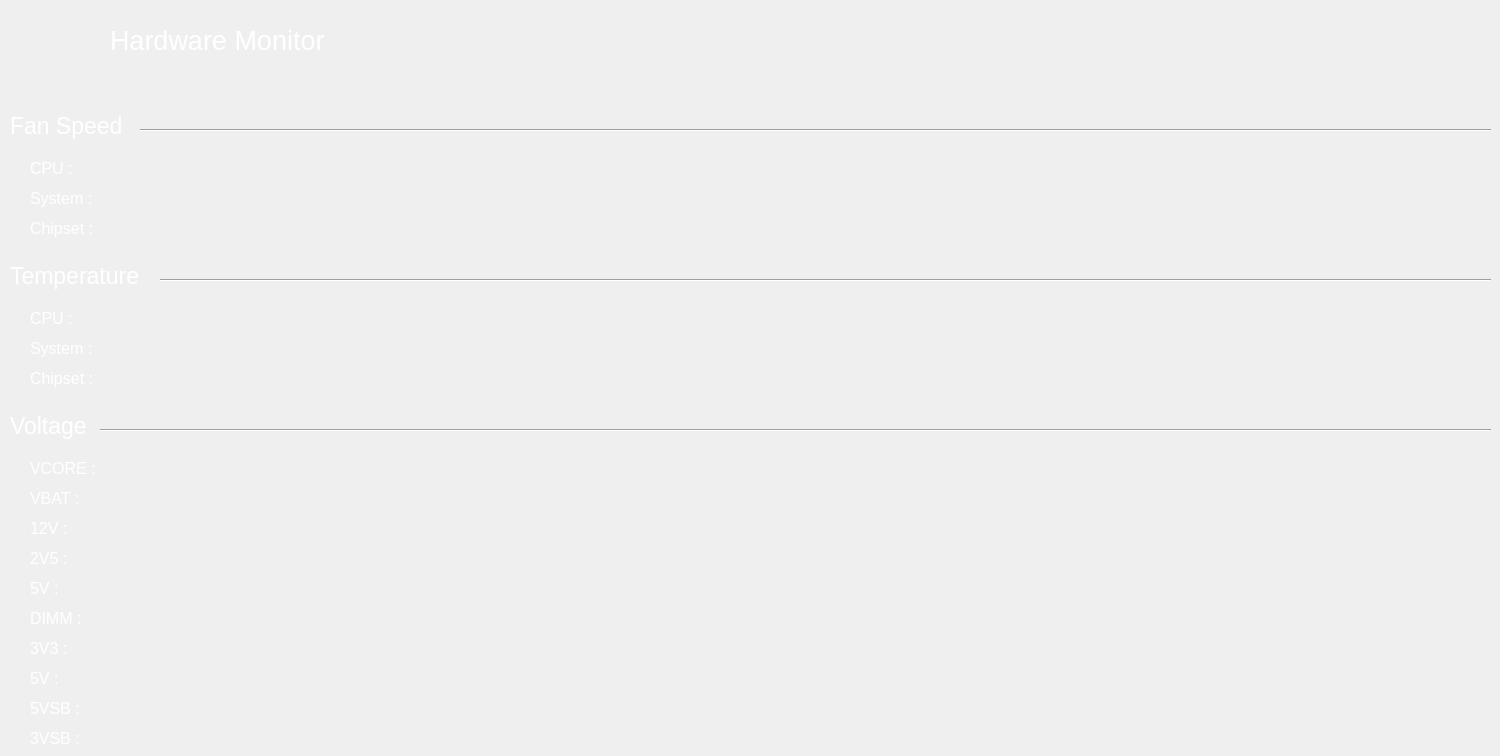
    <widget class="QWidget" name="page_hwm">
     <widget class="Line" name="line_15">
      <property name="geometry">
       <rect>
        <x>100</x>
        <y>420</y>
        <width>1391</width>
        <height>20</height>
       </rect>
      </property>
      <property name="styleSheet">
       <string notr="true"/>
      </property>
      <property name="orientation">
       <enum>Qt::Horizontal</enum>
      </property>
     </widget>
     <widget class="QLabel" name="label_49">
      <property name="geometry">
       <rect>
        <x>10</x>
        <y>110</y>
        <width>121</width>
        <height>31</height>
       </rect>
      </property>
      <property name="font">
       <font>
        <pointsize>17</pointsize>
       </font>
      </property>
      <property name="styleSheet">
       <string notr="true">color: rgb(255, 255, 255);</string>
      </property>
      <property name="text">
       <string>Fan Speed</string>
      </property>
     </widget>
     <widget class="Line" name="line_16">
      <property name="geometry">
       <rect>
        <x>140</x>
        <y>120</y>
        <width>1351</width>
        <height>20</height>
       </rect>
      </property>
      <property name="styleSheet">
       <string notr="true"/>
      </property>
      <property name="orientation">
       <enum>Qt::Horizontal</enum>
      </property>
     </widget>
     <widget class="QLabel" name="label_56">
      <property name="geometry">
       <rect>
        <x>30</x>
        <y>460</y>
        <width>71</width>
        <height>17</height>
       </rect>
      </property>
      <property name="font">
       <font>
        <pointsize>12</pointsize>
       </font>
      </property>
      <property name="styleSheet">
       <string notr="true">color: rgb(255, 255, 255);</string>
      </property>
      <property name="text">
       <string>VCORE :</string>
      </property>
     </widget>
     <widget class="QLabel" name="hwmImg">
      <property name="geometry">
       <rect>
        <x>10</x>
        <y>0</y>
        <width>80</width>
        <height>80</height>
       </rect>
      </property>
      <property name="minimumSize">
       <size>
        <width>71</width>
        <height>71</height>
       </size>
      </property>
      <property name="styleSheet">
       <string notr="true">border-image: url(:/myImage/image/monitor.png);
border-radius: 10px;</string>
      </property>
      <property name="text">
       <string/>
      </property>
     </widget>
     <widget class="QLabel" name="label_55">
      <property name="geometry">
       <rect>
        <x>10</x>
        <y>260</y>
        <width>141</width>
        <height>31</height>
       </rect>
      </property>
      <property name="font">
       <font>
        <pointsize>17</pointsize>
       </font>
      </property>
      <property name="styleSheet">
       <string notr="true">color: rgb(255, 255, 255);</string>
      </property>
      <property name="text">
       <string>Temperature</string>
      </property>
     </widget>
     <widget class="Line" name="line_14">
      <property name="geometry">
       <rect>
        <x>160</x>
        <y>270</y>
        <width>1331</width>
        <height>20</height>
       </rect>
      </property>
      <property name="styleSheet">
       <string notr="true"/>
      </property>
      <property name="orientation">
       <enum>Qt::Horizontal</enum>
      </property>
     </widget>
     <widget class="QLabel" name="label_45">
      <property name="geometry">
       <rect>
        <x>30</x>
        <y>160</y>
        <width>67</width>
        <height>17</height>
       </rect>
      </property>
      <property name="font">
       <font>
        <pointsize>12</pointsize>
       </font>
      </property>
      <property name="styleSheet">
       <string notr="true">color: rgb(255, 255, 255);</string>
      </property>
      <property name="text">
       <string>CPU :</string>
      </property>
     </widget>
     <widget class="QLabel" name="hwmLab">
      <property name="geometry">
       <rect>
        <x>110</x>
        <y>0</y>
        <width>331</width>
        <height>80</height>
       </rect>
      </property>
      <property name="palette">
       <palette>
        <active>
         <colorrole role="WindowText">
          <brush brushstyle="SolidPattern">
           <color alpha="255">
            <red>255</red>
            <green>255</green>
            <blue>255</blue>
           </color>
          </brush>
         </colorrole>
         <colorrole role="Button">
          <brush brushstyle="SolidPattern">
           <color alpha="255">
            <red>36</red>
            <green>31</green>
            <blue>49</blue>
           </color>
          </brush>
         </colorrole>
         <colorrole role="Base">
          <brush brushstyle="SolidPattern">
           <color alpha="255">
            <red>36</red>
            <green>31</green>
            <blue>49</blue>
           </color>
          </brush>
         </colorrole>
         <colorrole role="Window">
          <brush brushstyle="SolidPattern">
           <color alpha="255">
            <red>36</red>
            <green>31</green>
            <blue>49</blue>
           </color>
          </brush>
         </colorrole>
        </active>
        <inactive>
         <colorrole role="WindowText">
          <brush brushstyle="SolidPattern">
           <color alpha="255">
            <red>255</red>
            <green>255</green>
            <blue>255</blue>
           </color>
          </brush>
         </colorrole>
         <colorrole role="Button">
          <brush brushstyle="SolidPattern">
           <color alpha="255">
            <red>36</red>
            <green>31</green>
            <blue>49</blue>
           </color>
          </brush>
         </colorrole>
         <colorrole role="Base">
          <brush brushstyle="SolidPattern">
           <color alpha="255">
            <red>36</red>
            <green>31</green>
            <blue>49</blue>
           </color>
          </brush>
         </colorrole>
         <colorrole role="Window">
          <brush brushstyle="SolidPattern">
           <color alpha="255">
            <red>36</red>
            <green>31</green>
            <blue>49</blue>
           </color>
          </brush>
         </colorrole>
        </inactive>
        <disabled>
         <colorrole role="Button">
          <brush brushstyle="SolidPattern">
           <color alpha="255">
            <red>36</red>
            <green>31</green>
            <blue>49</blue>
           </color>
          </brush>
         </colorrole>
         <colorrole role="Base">
          <brush brushstyle="SolidPattern">
           <color alpha="255">
            <red>36</red>
            <green>31</green>
            <blue>49</blue>
           </color>
          </brush>
         </colorrole>
         <colorrole role="Window">
          <brush brushstyle="SolidPattern">
           <color alpha="255">
            <red>36</red>
            <green>31</green>
            <blue>49</blue>
           </color>
          </brush>
         </colorrole>
        </disabled>
       </palette>
      </property>
      <property name="font">
       <font>
        <pointsize>20</pointsize>
       </font>
      </property>
      <property name="text">
       <string>Hardware Monitor</string>
      </property>
      <property name="scaledContents">
       <bool>false</bool>
      </property>
     </widget>
     <widget class="QLabel" name="label_44">
      <property name="geometry">
       <rect>
        <x>30</x>
        <y>490</y>
        <width>61</width>
        <height>17</height>
       </rect>
      </property>
      <property name="font">
       <font>
        <pointsize>12</pointsize>
       </font>
      </property>
      <property name="styleSheet">
       <string notr="true">color: rgb(255, 255, 255);</string>
      </property>
      <property name="text">
       <string>VBAT :</string>
      </property>
     </widget>
     <widget class="QLabel" name="label_46">
      <property name="geometry">
       <rect>
        <x>30</x>
        <y>190</y>
        <width>101</width>
        <height>17</height>
       </rect>
      </property>
      <property name="font">
       <font>
        <pointsize>12</pointsize>
       </font>
      </property>
      <property name="styleSheet">
       <string notr="true">color: rgb(255, 255, 255);</string>
      </property>
      <property name="text">
       <string>System :</string>
      </property>
     </widget>
     <widget class="QLabel" name="label_48">
      <property name="geometry">
       <rect>
        <x>10</x>
        <y>410</y>
        <width>81</width>
        <height>31</height>
       </rect>
      </property>
      <property name="font">
       <font>
        <pointsize>17</pointsize>
       </font>
      </property>
      <property name="styleSheet">
       <string notr="true">color: rgb(255, 255, 255);</string>
      </property>
      <property name="text">
       <string>Voltage</string>
      </property>
     </widget>
     <widget class="QLabel" name="label_58">
      <property name="geometry">
       <rect>
        <x>30</x>
        <y>220</y>
        <width>101</width>
        <height>17</height>
       </rect>
      </property>
      <property name="font">
       <font>
        <pointsize>12</pointsize>
       </font>
      </property>
      <property name="styleSheet">
       <string notr="true">color: rgb(255, 255, 255);</string>
      </property>
      <property name="text">
       <string>Chipset :</string>
      </property>
     </widget>
     <widget class="QLabel" name="label_59">
      <property name="geometry">
       <rect>
        <x>30</x>
        <y>370</y>
        <width>101</width>
        <height>17</height>
       </rect>
      </property>
      <property name="font">
       <font>
        <pointsize>12</pointsize>
       </font>
      </property>
      <property name="styleSheet">
       <string notr="true">color: rgb(255, 255, 255);</string>
      </property>
      <property name="text">
       <string>Chipset :</string>
      </property>
     </widget>
     <widget class="QLabel" name="label_47">
      <property name="geometry">
       <rect>
        <x>30</x>
        <y>310</y>
        <width>67</width>
        <height>17</height>
       </rect>
      </property>
      <property name="font">
       <font>
        <pointsize>12</pointsize>
       </font>
      </property>
      <property name="styleSheet">
       <string notr="true">color: rgb(255, 255, 255);</string>
      </property>
      <property name="text">
       <string>CPU :</string>
      </property>
     </widget>
     <widget class="QLabel" name="label_51">
      <property name="geometry">
       <rect>
        <x>30</x>
        <y>340</y>
        <width>101</width>
        <height>17</height>
       </rect>
      </property>
      <property name="font">
       <font>
        <pointsize>12</pointsize>
       </font>
      </property>
      <property name="styleSheet">
       <string notr="true">color: rgb(255, 255, 255);</string>
      </property>
      <property name="text">
       <string>System :</string>
      </property>
     </widget>
     <widget class="QLabel" name="label_57">
      <property name="geometry">
       <rect>
        <x>30</x>
        <y>520</y>
        <width>71</width>
        <height>17</height>
       </rect>
      </property>
      <property name="font">
       <font>
        <pointsize>12</pointsize>
       </font>
      </property>
      <property name="styleSheet">
       <string notr="true">color: rgb(255, 255, 255);</string>
      </property>
      <property name="text">
       <string>12V :</string>
      </property>
     </widget>
     <widget class="QLabel" name="label_50">
      <property name="geometry">
       <rect>
        <x>30</x>
        <y>550</y>
        <width>61</width>
        <height>17</height>
       </rect>
      </property>
      <property name="font">
       <font>
        <pointsize>12</pointsize>
       </font>
      </property>
      <property name="styleSheet">
       <string notr="true">color: rgb(255, 255, 255);</string>
      </property>
      <property name="text">
       <string>2V5 :</string>
      </property>
     </widget>
     <widget class="QLabel" name="label_52">
      <property name="geometry">
       <rect>
        <x>30</x>
        <y>610</y>
        <width>61</width>
        <height>17</height>
       </rect>
      </property>
      <property name="font">
       <font>
        <pointsize>12</pointsize>
       </font>
      </property>
      <property name="styleSheet">
       <string notr="true">color: rgb(255, 255, 255);</string>
      </property>
      <property name="text">
       <string>DIMM :</string>
      </property>
     </widget>
     <widget class="QLabel" name="label_60">
      <property name="geometry">
       <rect>
        <x>30</x>
        <y>580</y>
        <width>71</width>
        <height>17</height>
       </rect>
      </property>
      <property name="font">
       <font>
        <pointsize>12</pointsize>
       </font>
      </property>
      <property name="styleSheet">
       <string notr="true">color: rgb(255, 255, 255);</string>
      </property>
      <property name="text">
       <string>5V :</string>
      </property>
     </widget>
     <widget class="QLabel" name="label_53">
      <property name="geometry">
       <rect>
        <x>30</x>
        <y>640</y>
        <width>61</width>
        <height>17</height>
       </rect>
      </property>
      <property name="font">
       <font>
        <pointsize>12</pointsize>
       </font>
      </property>
      <property name="styleSheet">
       <string notr="true">color: rgb(255, 255, 255);</string>
      </property>
      <property name="text">
       <string>3V3 :</string>
      </property>
     </widget>
     <widget class="QLabel" name="label_61">
      <property name="geometry">
       <rect>
        <x>30</x>
        <y>670</y>
        <width>71</width>
        <height>17</height>
       </rect>
      </property>
      <property name="font">
       <font>
        <pointsize>12</pointsize>
       </font>
      </property>
      <property name="styleSheet">
       <string notr="true">color: rgb(255, 255, 255);</string>
      </property>
      <property name="text">
       <string>5V :</string>
      </property>
     </widget>
     <widget class="QLabel" name="label_54">
      <property name="geometry">
       <rect>
        <x>30</x>
        <y>700</y>
        <width>61</width>
        <height>17</height>
       </rect>
      </property>
      <property name="font">
       <font>
        <pointsize>12</pointsize>
       </font>
      </property>
      <property name="styleSheet">
       <string notr="true">color: rgb(255, 255, 255);</string>
      </property>
      <property name="text">
       <string>5VSB :</string>
      </property>
     </widget>
     <widget class="QLabel" name="label_62">
      <property name="geometry">
       <rect>
        <x>30</x>
        <y>730</y>
        <width>61</width>
        <height>17</height>
       </rect>
      </property>
      <property name="font">
       <font>
        <pointsize>12</pointsize>
       </font>
      </property>
      <property name="styleSheet">
       <string notr="true">color: rgb(255, 255, 255);</string>
      </property>
      <property name="text">
       <string>3VSB :</string>
      </property>
     </widget>
    </widget>
